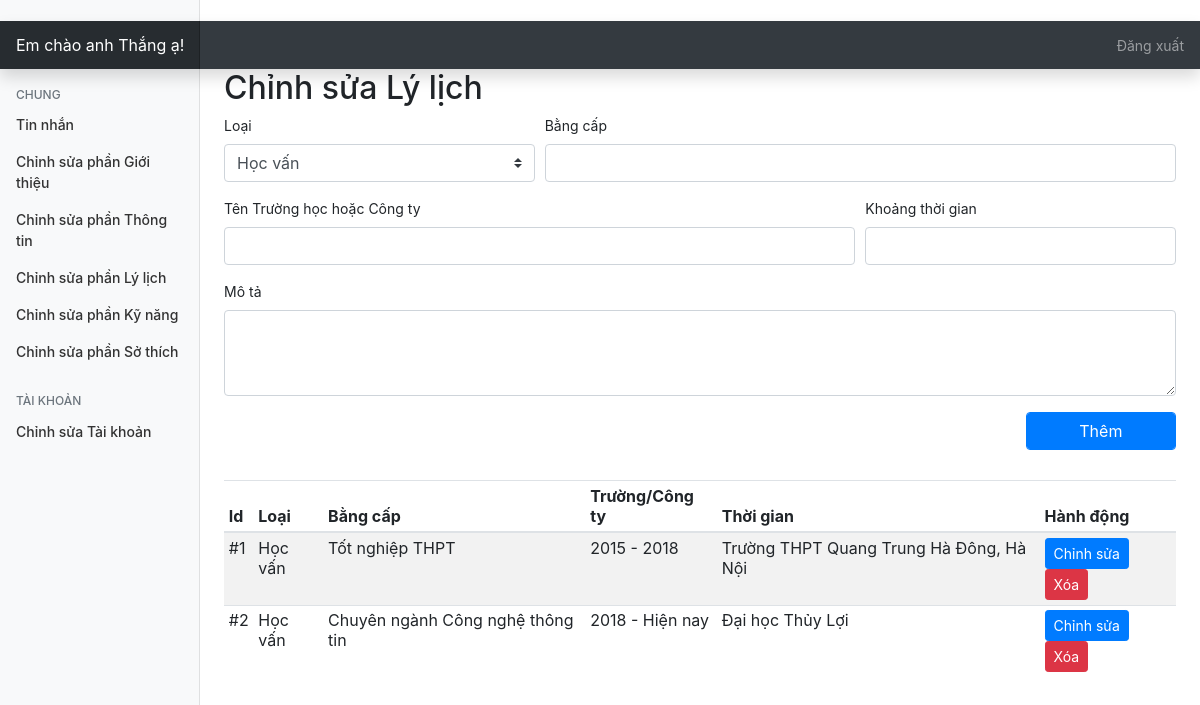
Screenshot of /admin/?editresume=true (signed in) with the database file from the repository.
### tables this page shows
CREATE TABLE `education_and_experience` (
  `id` int(11) NOT NULL,
  `category` varchar(250) NOT NULL,
  `degree` varchar(250) NOT NULL,
  `name` varchar(250) NOT NULL,
  `year` varchar(250) NOT NULL,
  `description` text NOT NULL
);

### admin/php/resume.php (the view, shortened to what this page needs)
<h2>Chỉnh sửa Lý lịch</h2>
<form action="php/update_resume.php" method="post">
    <div class="form-row">
        <div class="form-group col-md-4">
            <label>Loại</label>
            <select name="category" class="custom-select">
                <option value="e" selected>Học vấn</option>
            </select>
        </div>
        <div class="form-group col-md-8">
            <label for="sn">Bằng cấp</label>
            <input type="text" name="degree" class="form-control" id="website"
                placeholder="" required>
        </div>
        <div class="form-group col-md-8">
            <label for="website">Tên Trường học hoặc Công ty</label>
            <input type="text" name="name" class="form-control" id="website"
                placeholder="" required>
        </div>
        <div class="form-group col-md-4">
            <label for="website">Khoảng thời gian</label>
            <input type="text" name="year" class="form-control" id="website" placeholder="" required>
        </div>
        <div class="form-group col-md-12">
            <label for="exampleFormControlTextarea1">Mô tả</label>
            <textarea class="form-control" name="description" id="exampleFormControlTextarea1" rows="3"></textarea>
        </div>
        <div class="form-group col-md-2 ml-auto">
            <input type="submit" name="addtoresume" class="btn btn-primary form-control" value="Thêm">
        </div>
    </div>
</form>
<table id="resumelist" class="table table-striped table-sm .table-responsive ">
    <thead>
        <tr>
            <th>Id</th>
            <th>Loại</th>
            <th>Bằng cấp</th>
            <th>Trường/Công ty</th>
            <th>Thời gian</th>
            <th>Hành động</th>
        </tr>
    </thead>
    <tbody>
        <?php
            $query2="SELECT * FROM education_and_experience";
            $queryrun2=mysqli_query($conn,$query2);
            $count=1;
            while($data2=mysqli_fetch_array($queryrun2)){
            $cat = $data2['category']=='e'?$cat="Học vấn":$cat="Kinh nghiệm";
        ?>
        <tr>
            <div class="modal fade" id="modal<?=$data2['id']?>" tabindex="-1" role="dialog"
                aria-labelledby="exampleModalLabel" aria-hidden="true">
                <td>#<?=$count?></td>
                <td><?=$cat?></td>
                <td><?=$data2['degree']?></td>
                <td><?=$data2['year']?></td>
                <td><?=$data2['name']?></td>
                <td>
                    <button type="button" class="btn btn-primary btn-sm" data-toggle="modal"
                        data-target="#modal<?=$data2['id']?>">
                        Chỉnh sửa
                    </button> <a href="php/update_resume.php?del=<?=$data2['id']?>"><button type="button"
                            class="btn btn-danger btn-sm" data-toggle="modal" data-target="#exampleModal">
                            Xóa
                        </button></a>
                </td>
        </tr>
        <?php $count++; } ?>
    </tbody>
</table>

### admin/css/dashboard.css (style rules this page uses)
body { font-size: .875rem; }

### rows the page displays
education_and_experience: category "Học vấn", degree "Tốt nghiệp THPT", year "2015 - 2018", name "Trường THPT Quang Trung Hà Đông, Hà Nội"
education_and_experience: category "Học vấn", degree "Chuyên ngành Công nghệ thông tin", year "2018 - Hiện nay", name "Đại học Thủy Lợi"

### other values shown
$_SESSION['username'] "anh Thắng"
